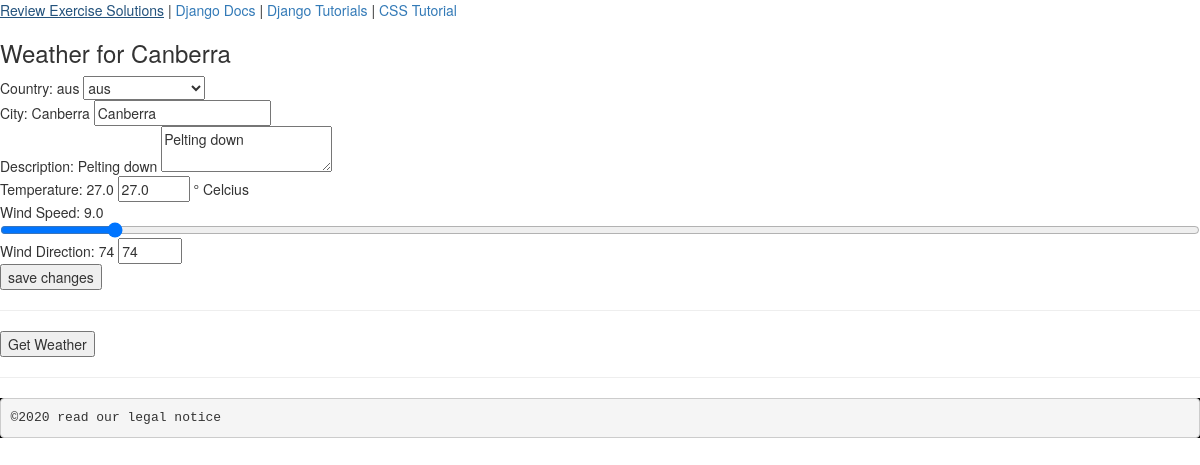
Page /polls/4/weather_form/ on the committed database.
### polls/models.py (models this page shows, shortened)
class Weather(models.Model):
    city = models.CharField(max_length=200)
    country = models.CharField(max_length=200)
    description = models.CharField(max_length=200)
    temperature = models.FloatField(default=22)
    wind_speed = models.FloatField(default=0)
    wind_direction = models.IntegerField(default=0)

### polls/views.py (the view)
# urls.py: path('<int:weather_id>/weather_form/', views.weather_form, name='weather_form'),
def weather_form(request, weather_id):
    if request.method =='POST':
        selected_weather = get_object_or_404(Weather, pk=request.POST['id'])
        selected_weather.country = request.POST['country']
        selected_weather.city = request.POST['city']
        selected_weather.description = request.POST['description']
        selected_weather.temperature = request.POST['temperature']
        selected_weather.wind_speed = request.POST['wind_speed']
        selected_weather.wind_direction = request.POST['wind_direction']
        selected_weather.save()
        weather_list = Weather.objects.order_by('city')
        context = {'weather_list': weather_list}
        return render(request, 'polls/weather.html', context)
    else:
        weather = get_object_or_404(Weather, pk=weather_id)
        context = {'weather':weather}
        return render(request, 'polls/weather_form.html', context)

### polls/templates/polls/weather_form.html (shortened to what this page needs)
{% extends 'polls/base.html' %}
{% block content_block %}
<h3>Weather for {{weather.city}}</h3>
<form action='{% url "polls:weather_form" weather.id %}' method="POST">
    Country: {{weather.country}}
    <select name='country' id='country'>
        <option selected value='{{weather.country}}'>{{weather.country}}</option>
    </select>
    <br />
    City: {{weather.city}}
    <input type="text" placeholder="enter city name" required id='city' name='city' value="{{weather.city}}" />
    <br />
    Description: {{weather.description}}
    <textarea id='description' name='description'>{{weather.description}}</textarea>
    <br />
    Temperature: {{weather.temperature}}
    <input type="text" size='6' value='{{weather.temperature}}' name='temperature' id='temperature' />
    &deg; Celcius
    <br />
    Wind Speed: {{weather.wind_speed}}
    <input type="range" id='wind_speed' name='wind_speed' value='{{weather.wind_speed}}' placeholder="wind speed" />
    Wind Direction: {{weather.wind_direction}}
    <input type="number" id='wind_direction' name='wind_direction' value="{{weather.wind_direction}}" min="0" max="360"
        placeholder="wind direction" />
    <br />
    <input type='submit' value='save changes' />
</form>
<hr />
<section>
    <button onclick="getWeather()" id='btnWeather'>Get Weather</button>
</section>
<hr />
{% endblock %}

### rows in the picture
Weather: city "Canberra", country "aus", description "Pelting down", temperature "27.0", wind_speed "9.0", wind_speed "9", wind_direction "74"
